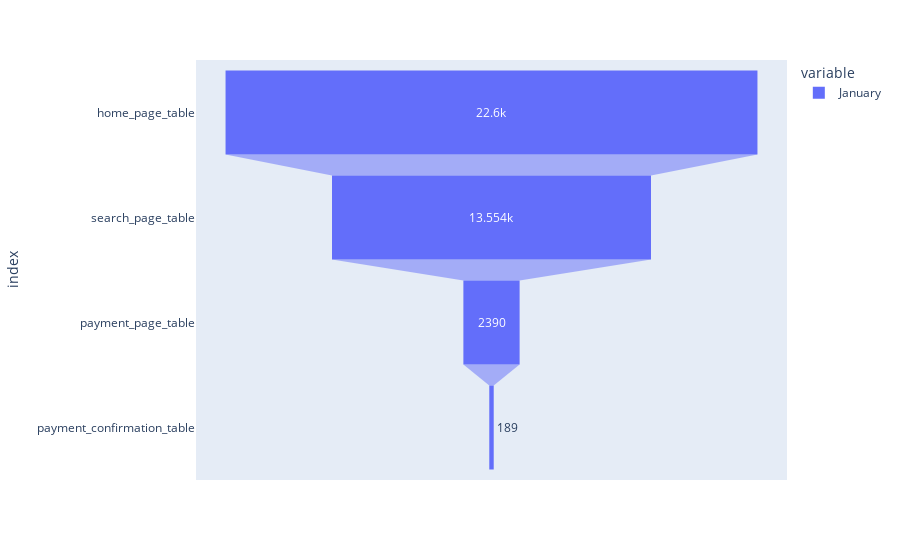
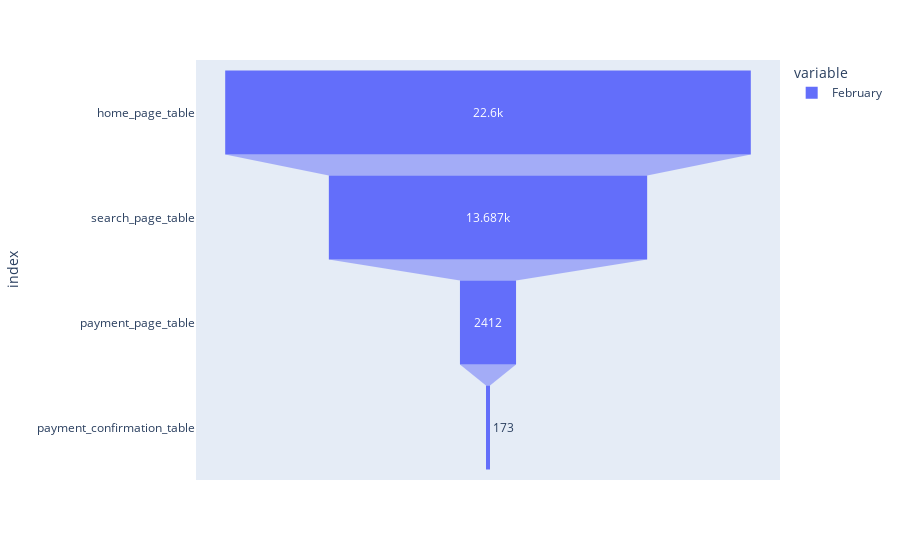
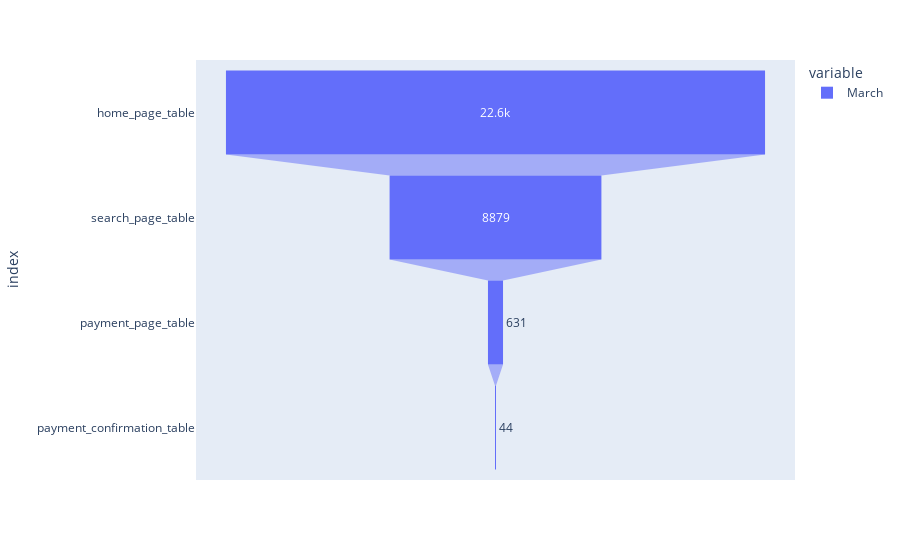
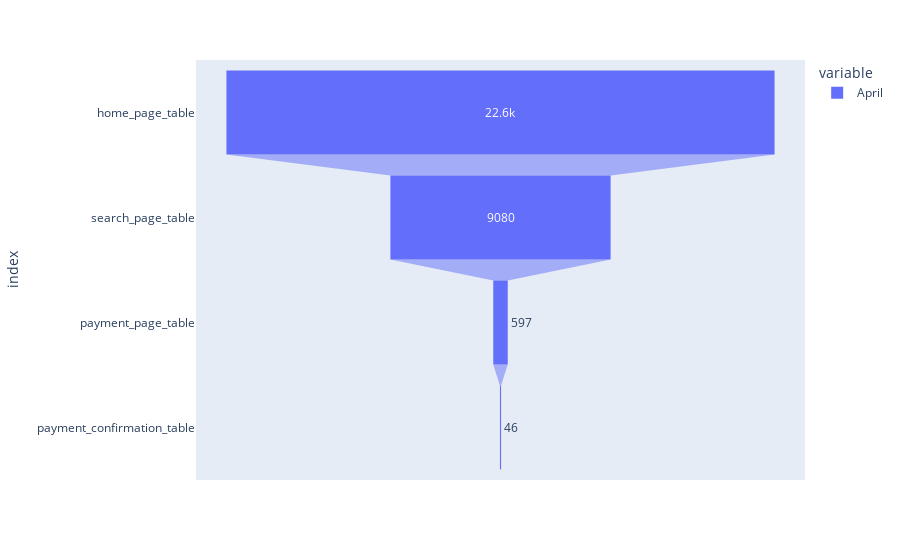

The notebook cell these images were saved under, in order:
### Code cell
####3creating a funnel chart for every months CTR

for i in months.index:
    f=(months.loc[i])
    fig = px.funnel(f)
    fig.show()

### Figure 1 — Plotly figure (JSON) as saved in the notebook; plotly's stock layout.template omitted (floating-point values rounded to 4 significant figures)
{"data": [{"hovertemplate": "variable=January<br>value=%{x}<br>index=%{y}<extra></extra>", "legendgroup": "January", "marker": {"color": "#636efa"}, "name": "January", "orientation": "h", "showlegend": true, "type": "funnel", "x": [22600, 13554, 2390, 189], "xaxis": "x", "y": ["home_page_table", "search_page_table", "payment_page_table", "payment_confirmation_table"], "yaxis": "y"}], "layout": {"legend": {"title": {"text": "variable"}, "tracegroupgap": 0}, "margin": {"t": 60}, "xaxis": {"anchor": "y", "domain": [0, 1], "title": {"text": "value"}}, "yaxis": {"anchor": "x", "domain": [0, 1], "title": {"text": "index"}}}}

### Figure 2 — Plotly figure (JSON) as saved in the notebook; plotly's stock layout.template omitted (floating-point values rounded to 4 significant figures)
{"data": [{"hovertemplate": "variable=February<br>value=%{x}<br>index=%{y}<extra></extra>", "legendgroup": "February", "marker": {"color": "#636efa"}, "name": "February", "orientation": "h", "showlegend": true, "type": "funnel", "x": [22600, 13687, 2412, 173], "xaxis": "x", "y": ["home_page_table", "search_page_table", "payment_page_table", "payment_confirmation_table"], "yaxis": "y"}], "layout": {"legend": {"title": {"text": "variable"}, "tracegroupgap": 0}, "margin": {"t": 60}, "xaxis": {"anchor": "y", "domain": [0, 1], "title": {"text": "value"}}, "yaxis": {"anchor": "x", "domain": [0, 1], "title": {"text": "index"}}}}

### Figure 3 — Plotly figure (JSON) as saved in the notebook; plotly's stock layout.template omitted (floating-point values rounded to 4 significant figures)
{"data": [{"hovertemplate": "variable=March<br>value=%{x}<br>index=%{y}<extra></extra>", "legendgroup": "March", "marker": {"color": "#636efa"}, "name": "March", "orientation": "h", "showlegend": true, "type": "funnel", "x": [22600, 8879, 631, 44], "xaxis": "x", "y": ["home_page_table", "search_page_table", "payment_page_table", "payment_confirmation_table"], "yaxis": "y"}], "layout": {"legend": {"title": {"text": "variable"}, "tracegroupgap": 0}, "margin": {"t": 60}, "xaxis": {"anchor": "y", "domain": [0, 1], "title": {"text": "value"}}, "yaxis": {"anchor": "x", "domain": [0, 1], "title": {"text": "index"}}}}

### Figure 4 — Plotly figure (JSON) as saved in the notebook; plotly's stock layout.template omitted (floating-point values rounded to 4 significant figures)
{"data": [{"hovertemplate": "variable=April<br>value=%{x}<br>index=%{y}<extra></extra>", "legendgroup": "April", "marker": {"color": "#636efa"}, "name": "April", "orientation": "h", "showlegend": true, "type": "funnel", "x": [22600, 9080, 597, 46], "xaxis": "x", "y": ["home_page_table", "search_page_table", "payment_page_table", "payment_confirmation_table"], "yaxis": "y"}], "layout": {"legend": {"title": {"text": "variable"}, "tracegroupgap": 0}, "margin": {"t": 60}, "xaxis": {"anchor": "y", "domain": [0, 1], "title": {"text": "value"}}, "yaxis": {"anchor": "x", "domain": [0, 1], "title": {"text": "index"}}}}
